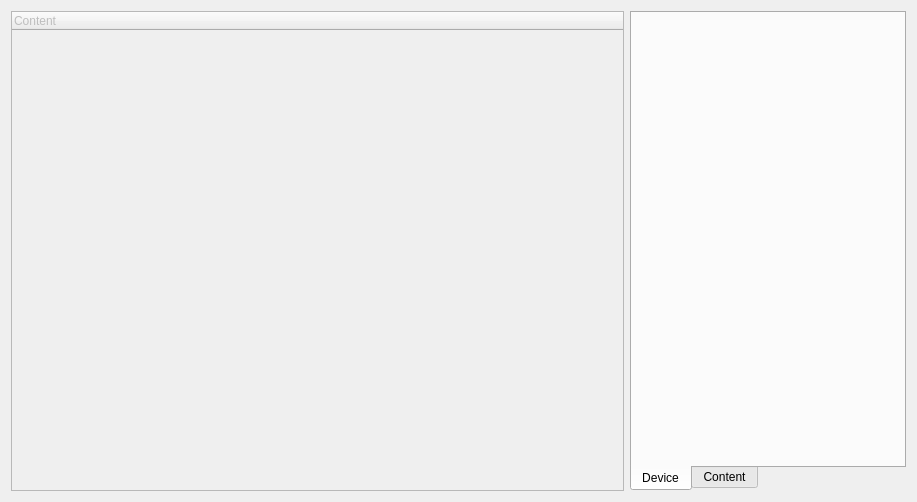
<?xml version="1.0" encoding="UTF-8"?>
<ui version="4.0">
 <class>DeviceContentViewer</class>
 <widget class="QDialog" name="DeviceContentViewer">
  <property name="geometry">
   <rect>
    <x>0</x>
    <y>0</y>
    <width>917</width>
    <height>502</height>
   </rect>
  </property>
  <property name="minimumSize">
   <size>
    <width>917</width>
    <height>502</height>
   </size>
  </property>
  <property name="windowTitle">
   <string>Device Content Viewer</string>
  </property>
  <property name="windowIcon">
   <iconset resource="Resources.qrc">
    <normaloff>:/Images/Leaner.png</normaloff>:/Images/Leaner.png</iconset>
  </property>
  <layout class="QHBoxLayout" name="horizontalLayout_2">
   <item>
    <layout class="QHBoxLayout" name="horizontalLayout" stretch="5,0">
     <item>
      <widget class="DragDropTreeWidget" name="treeWidget">
       <property name="enabled">
        <bool>false</bool>
       </property>
       <property name="dragDropMode">
        <enum>QAbstractItemView::DropOnly</enum>
       </property>
       <property name="alternatingRowColors">
        <bool>false</bool>
       </property>
       <property name="selectionMode">
        <enum>QAbstractItemView::ExtendedSelection</enum>
       </property>
       <property name="iconSize">
        <size>
         <width>32</width>
         <height>32</height>
        </size>
       </property>
       <property name="indentation">
        <number>30</number>
       </property>
       <column>
        <property name="text">
         <string>Content</string>
        </property>
       </column>
      </widget>
     </item>
     <item>
      <widget class="QTabWidget" name="tabWidget">
       <property name="enabled">
        <bool>true</bool>
       </property>
       <property name="tabPosition">
        <enum>QTabWidget::South</enum>
       </property>
       <property name="currentIndex">
        <number>0</number>
       </property>
       <widget class="QWidget" name="tabDevice">
        <attribute name="title">
         <string>Device</string>
        </attribute>
        <layout class="QHBoxLayout" name="horizontalLayout_12">
         <item>
          <layout class="QVBoxLayout" name="verticalLayout_11" stretch="0,0,1,2">
           <item>
            <layout class="QHBoxLayout" name="horizontalLayout_10">
             <item>
              <widget class="QLabel" name="imgDeviceType">
               <property name="minimumSize">
                <size>
                 <width>87</width>
                 <height>50</height>
                </size>
               </property>
               <property name="maximumSize">
                <size>
                 <width>87</width>
                 <height>50</height>
                </size>
               </property>
               <property name="frameShape">
                <enum>QFrame::NoFrame</enum>
               </property>
               <property name="text">
                <string/>
               </property>
               <property name="scaledContents">
                <bool>true</bool>
               </property>
              </widget>
             </item>
             <item>
              <widget class="QLabel" name="lblDeviceName">
               <property name="font">
                <font>
                 <pointsize>11</pointsize>
                </font>
               </property>
               <property name="text">
                <string/>
               </property>
              </widget>
             </item>
            </layout>
           </item>
           <item>
            <spacer name="verticalSpacer_3">
             <property name="orientation">
              <enum>Qt::Vertical</enum>
             </property>
             <property name="sizeHint" stdset="0">
              <size>
               <width>20</width>
               <height>40</height>
              </size>
             </property>
            </spacer>
           </item>
           <item>
            <layout class="QHBoxLayout" name="horizontalLayout_11">
             <item>
              <widget class="QLabel" name="imgPiechart">
               <property name="enabled">
                <bool>true</bool>
               </property>
               <property name="minimumSize">
                <size>
                 <width>150</width>
                 <height>100</height>
                </size>
               </property>
               <property name="maximumSize">
                <size>
                 <width>150</width>
                 <height>100</height>
                </size>
               </property>
               <property name="frameShape">
                <enum>QFrame::NoFrame</enum>
               </property>
               <property name="text">
                <string/>
               </property>
               <property name="scaledContents">
                <bool>true</bool>
               </property>
              </widget>
             </item>
             <item>
              <layout class="QGridLayout" name="gridLayout">
               <item row="0" column="0">
                <widget class="QLabel" name="imgFreeMem">
                 <property name="enabled">
                  <bool>true</bool>
                 </property>
                 <property name="sizePolicy">
                  <sizepolicy hsizetype="Preferred" vsizetype="Preferred">
                   <horstretch>5</horstretch>
                   <verstretch>0</verstretch>
                  </sizepolicy>
                 </property>
                 <property name="minimumSize">
                  <size>
                   <width>16</width>
                   <height>16</height>
                  </size>
                 </property>
                 <property name="maximumSize">
                  <size>
                   <width>16</width>
                   <height>16</height>
                  </size>
                 </property>
                 <property name="frameShape">
                  <enum>QFrame::NoFrame</enum>
                 </property>
                 <property name="text">
                  <string/>
                 </property>
                </widget>
               </item>
               <item row="0" column="1">
                <widget class="QLabel" name="lblFeeMemory">
                 <property name="enabled">
                  <bool>true</bool>
                 </property>
                 <property name="text">
                  <string/>
                 </property>
                </widget>
               </item>
               <item row="1" column="0">
                <widget class="QLabel" name="imgUsedMem">
                 <property name="enabled">
                  <bool>true</bool>
                 </property>
                 <property name="sizePolicy">
                  <sizepolicy hsizetype="Preferred" vsizetype="Preferred">
                   <horstretch>5</horstretch>
                   <verstretch>0</verstretch>
                  </sizepolicy>
                 </property>
                 <property name="minimumSize">
                  <size>
                   <width>16</width>
                   <height>16</height>
                  </size>
                 </property>
                 <property name="maximumSize">
                  <size>
                   <width>16</width>
                   <height>16</height>
                  </size>
                 </property>
                 <property name="frameShape">
                  <enum>QFrame::NoFrame</enum>
                 </property>
                 <property name="text">
                  <string/>
                 </property>
                </widget>
               </item>
               <item row="1" column="1">
                <widget class="QLabel" name="lblUsedMem">
                 <property name="enabled">
                  <bool>true</bool>
                 </property>
                 <property name="text">
                  <string/>
                 </property>
                </widget>
               </item>
              </layout>
             </item>
            </layout>
           </item>
           <item>
            <spacer name="verticalSpacer_2">
             <property name="orientation">
              <enum>Qt::Vertical</enum>
             </property>
             <property name="sizeHint" stdset="0">
              <size>
               <width>20</width>
               <height>40</height>
              </size>
             </property>
            </spacer>
           </item>
          </layout>
         </item>
        </layout>
       </widget>
       <widget class="QWidget" name="tabContent">
        <attribute name="title">
         <string>Content</string>
        </attribute>
        <layout class="QVBoxLayout" name="verticalLayout_9">
         <item>
          <layout class="QHBoxLayout" name="horizontalLayout_3" stretch="0,0,0,0,0">
           <item>
            <spacer name="horizontalSpacer_6">
             <property name="orientation">
              <enum>Qt::Horizontal</enum>
             </property>
             <property name="sizeHint" stdset="0">
              <size>
               <width>40</width>
               <height>20</height>
              </size>
             </property>
            </spacer>
           </item>
           <item>
            <widget class="QLabel" name="imgTumbnail">
             <property name="minimumSize">
              <size>
               <width>64</width>
               <height>64</height>
              </size>
             </property>
             <property name="maximumSize">
              <size>
               <width>64</width>
               <height>64</height>
              </size>
             </property>
             <property name="frameShape">
              <enum>QFrame::NoFrame</enum>
             </property>
             <property name="text">
              <string/>
             </property>
             <property name="pixmap">
              <pixmap resource="Resources.qrc">:/Images/watermark.png</pixmap>
             </property>
            </widget>
           </item>
           <item>
            <spacer name="horizontalSpacer">
             <property name="orientation">
              <enum>Qt::Horizontal</enum>
             </property>
             <property name="sizeHint" stdset="0">
              <size>
               <width>40</width>
               <height>20</height>
              </size>
             </property>
            </spacer>
           </item>
           <item>
            <widget class="QLabel" name="imgTitleThumbnail">
             <property name="minimumSize">
              <size>
               <width>64</width>
               <height>64</height>
              </size>
             </property>
             <property name="maximumSize">
              <size>
               <width>64</width>
               <height>64</height>
              </size>
             </property>
             <property name="frameShape">
              <enum>QFrame::NoFrame</enum>
             </property>
             <property name="text">
              <string/>
             </property>
             <property name="pixmap">
              <pixmap resource="Resources.qrc">:/Images/watermark.png</pixmap>
             </property>
            </widget>
           </item>
           <item>
            <spacer name="horizontalSpacer_7">
             <property name="orientation">
              <enum>Qt::Horizontal</enum>
             </property>
             <property name="sizeHint" stdset="0">
              <size>
               <width>40</width>
               <height>20</height>
              </size>
             </property>
            </spacer>
           </item>
          </layout>
         </item>
         <item>
          <layout class="QVBoxLayout" name="verticalLayout_8" stretch="5,1,0">
           <item>
            <layout class="QVBoxLayout" name="verticalLayout_7">
             <item>
              <layout class="QVBoxLayout" name="verticalLayout">
               <item>
                <widget class="QLabel" name="label">
                 <property name="text">
                  <string>Raw Name:</string>
                 </property>
                </widget>
               </item>
               <item>
                <layout class="QHBoxLayout" name="horizontalLayout_4" stretch="1,8">
                 <item>
                  <spacer name="horizontalSpacer_2">
                   <property name="orientation">
                    <enum>Qt::Horizontal</enum>
                   </property>
                   <property name="sizeHint" stdset="0">
                    <size>
                     <width>40</width>
                     <height>20</height>
                    </size>
                   </property>
                  </spacer>
                 </item>
                 <item>
                  <widget class="QLabel" name="lblRawName">
                   <property name="sizePolicy">
                    <sizepolicy hsizetype="Preferred" vsizetype="Preferred">
                     <horstretch>0</horstretch>
                     <verstretch>0</verstretch>
                    </sizepolicy>
                   </property>
                   <property name="text">
                    <string>...</string>
                   </property>
                   <property name="scaledContents">
                    <bool>false</bool>
                   </property>
                   <property name="wordWrap">
                    <bool>true</bool>
                   </property>
                  </widget>
                 </item>
                </layout>
               </item>
              </layout>
             </item>
             <item>
              <layout class="QVBoxLayout" name="verticalLayout_2">
               <item>
                <widget class="QLabel" name="label_2">
                 <property name="text">
                  <string>Title Name:</string>
                 </property>
                </widget>
               </item>
               <item>
                <layout class="QHBoxLayout" name="horizontalLayout_5" stretch="1,8">
                 <item>
                  <spacer name="horizontalSpacer_3">
                   <property name="orientation">
                    <enum>Qt::Horizontal</enum>
                   </property>
                   <property name="sizeHint" stdset="0">
                    <size>
                     <width>40</width>
                     <height>20</height>
                    </size>
                   </property>
                  </spacer>
                 </item>
                 <item>
                  <widget class="QLabel" name="lblTitleName">
                   <property name="text">
                    <string>...</string>
                   </property>
                  </widget>
                 </item>
                </layout>
               </item>
              </layout>
             </item>
             <item>
              <layout class="QVBoxLayout" name="verticalLayout_3">
               <item>
                <layout class="QVBoxLayout" name="verticalLayout_10">
                 <item>
                  <widget class="QLabel" name="label_6">
                   <property name="text">
                    <string>Description:</string>
                   </property>
                  </widget>
                 </item>
                 <item>
                  <layout class="QHBoxLayout" name="horizontalLayout_9" stretch="1,8">
                   <item>
                    <spacer name="horizontalSpacer_9">
                     <property name="orientation">
                      <enum>Qt::Horizontal</enum>
                     </property>
                     <property name="sizeHint" stdset="0">
                      <size>
                       <width>40</width>
                       <height>20</height>
                      </size>
                     </property>
                    </spacer>
                   </item>
                   <item>
                    <widget class="QLabel" name="lblDescription">
                     <property name="text">
                      <string>...</string>
                     </property>
                     <property name="wordWrap">
                      <bool>true</bool>
                     </property>
                    </widget>
                   </item>
                  </layout>
                 </item>
                </layout>
               </item>
               <item>
                <widget class="QLabel" name="label_3">
                 <property name="text">
                  <string>Title ID:</string>
                 </property>
                </widget>
               </item>
               <item>
                <layout class="QHBoxLayout" name="horizontalLayout_6" stretch="1,8">
                 <item>
                  <spacer name="horizontalSpacer_4">
                   <property name="orientation">
                    <enum>Qt::Horizontal</enum>
                   </property>
                   <property name="sizeHint" stdset="0">
                    <size>
                     <width>40</width>
                     <height>20</height>
                    </size>
                   </property>
                  </spacer>
                 </item>
                 <item>
                  <widget class="QLabel" name="lblTitleID">
                   <property name="text">
                    <string>...</string>
                   </property>
                  </widget>
                 </item>
                </layout>
               </item>
              </layout>
             </item>
             <item>
              <layout class="QVBoxLayout" name="verticalLayout_5">
               <item>
                <widget class="QLabel" name="label_4">
                 <property name="text">
                  <string>Package Type:</string>
                 </property>
                </widget>
               </item>
               <item>
                <layout class="QHBoxLayout" name="horizontalLayout_7" stretch="1,8">
                 <item>
                  <spacer name="horizontalSpacer_5">
                   <property name="orientation">
                    <enum>Qt::Horizontal</enum>
                   </property>
                   <property name="sizeHint" stdset="0">
                    <size>
                     <width>40</width>
                     <height>20</height>
                    </size>
                   </property>
                  </spacer>
                 </item>
                 <item>
                  <widget class="QLabel" name="lblPackageType">
                   <property name="text">
                    <string>...</string>
                   </property>
                  </widget>
                 </item>
                </layout>
               </item>
              </layout>
             </item>
             <item>
              <layout class="QVBoxLayout" name="verticalLayout_6">
               <item>
                <widget class="QLabel" name="label_5">
                 <property name="text">
                  <string>File Size:</string>
                 </property>
                </widget>
               </item>
               <item>
                <layout class="QHBoxLayout" name="horizontalLayout_8" stretch="1,8">
                 <item>
                  <spacer name="horizontalSpacer_8">
                   <property name="orientation">
                    <enum>Qt::Horizontal</enum>
                   </property>
                   <property name="sizeHint" stdset="0">
                    <size>
                     <width>40</width>
                     <height>20</height>
                    </size>
                   </property>
                  </spacer>
                 </item>
                 <item>
                  <widget class="QLabel" name="lblFileSize">
                   <property name="text">
                    <string>...</string>
                   </property>
                  </widget>
                 </item>
                </layout>
               </item>
              </layout>
             </item>
            </layout>
           </item>
           <item>
            <spacer name="verticalSpacer">
             <property name="orientation">
              <enum>Qt::Vertical</enum>
             </property>
             <property name="sizeHint" stdset="0">
              <size>
               <width>20</width>
               <height>40</height>
              </size>
             </property>
            </spacer>
           </item>
           <item>
            <layout class="QVBoxLayout" name="verticalLayout_4">
             <item>
              <widget class="QPushButton" name="btnOpenIn">
               <property name="enabled">
                <bool>false</bool>
               </property>
               <property name="text">
                <string>Open in...</string>
               </property>
               <property name="icon">
                <iconset resource="Resources.qrc">
                 <normaloff>:/Images/open.png</normaloff>:/Images/open.png</iconset>
               </property>
              </widget>
             </item>
             <item>
              <widget class="QPushButton" name="btnViewPackage">
               <property name="enabled">
                <bool>false</bool>
               </property>
               <property name="text">
                <string>View Package</string>
               </property>
               <property name="icon">
                <iconset resource="Resources.qrc">
                 <normaloff>:/Images/packageIcon.png</normaloff>:/Images/packageIcon.png</iconset>
               </property>
              </widget>
             </item>
            </layout>
           </item>
          </layout>
         </item>
        </layout>
       </widget>
      </widget>
     </item>
    </layout>
   </item>
  </layout>
 </widget>
 <customwidgets>
  <customwidget>
   <class>DragDropTreeWidget</class>
   <extends>QTreeWidget</extends>
   <header>dragdroptreewidget.h</header>
  </customwidget>
 </customwidgets>
 <resources>
  <include location="Resources.qrc"/>
 </resources>
 <connections/>
</ui>
